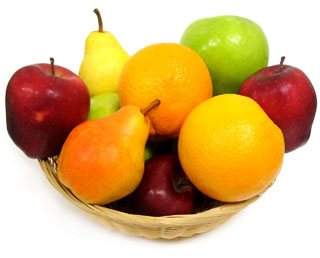
#> input picture images/fruit.png, 320 x 258 px
$ python 02_color_planes.py   (Python 2 division)
#> lines starting #> are read from the running program, lines starting #| are printed output that depends on the picture
###############################################################################
#      BASICS 0.2: Examining color planes and how OpenCV handles them         #
#                               by: Todd Farr                                 #
###############################################################################

# imports
import numpy as np
import cv2
import matplotlib.pyplot as plt
from matplotlib import gridspec

# read and display the image as a reference
img = cv2.imread('images/fruit.png')
#> img is the input picture: shape (258, 320, 3); mean B, G, R 119.7, 178.6, 216.9
cv2.imshow('Fruit Image', img)
cv2.waitKey(0)
cv2.destroyAllWindows()

###################################################### UNDERSTANDING IMAGE SHAPE
# Because the image has been loaded in color it's size (shape) is 3 numbers
# height (# of rows), width (# of cols) and finally color planes (BGR)
height, width, channels = img.shape[:3]
#> height = 258; width = 320; channels = 3
print 'Image height: {}, Width: {}, # of channels: {}'.format(height, width, channels)
#| Image height: 258, Width: 320, # of channels: 3


#################################################### SHOW DIFFERENT COLOR PLANES
# Remember openCV reads as BGR mode, therefore channel 0 is blue, channel 1 is
# green and channel 2 is red
fruit_blues = img[:, :, 0]
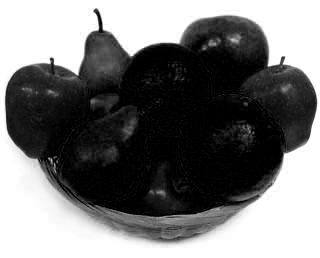
#> fruit_blues: shape (258, 320); min 0, max 255, mean 119.7
fruit_greens = img[:, :, 1]
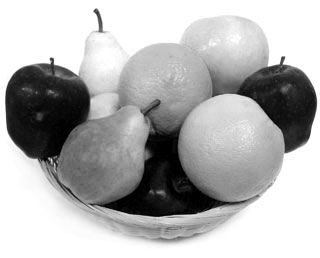
#> fruit_greens: shape (258, 320); min 0, max 255, mean 178.6
fruit_reds = img[:, :, 2]
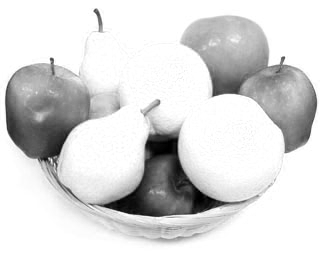
#> fruit_reds: shape (258, 320); min 0, max 255, mean 216.9

# show blue, green and red image planes for the fruit image using imshow()
cv2.imshow('Fruit Blues', fruit_blues)
cv2.imshow('Fruit Greens', fruit_greens)
cv2.imshow('Fruit Reds', fruit_reds)
cv2.waitKey(0)
cv2.destroyAllWindows()


#################################### EXAMINE COLOR PLANE VALUES FOR A SINGLE ROW
# plot values for each color plane on a specific row
fig = plt.figure(figsize=(10, 4))
gs = gridspec.GridSpec(1, 2, width_ratios=[1, 1])

# original image
ax0 = plt.subplot(gs[0])
ax0.imshow(cv2.cvtColor(img, cv2.COLOR_BGR2RGB)) # need to convert BGR to RGB
ax0.axhline(50, color='black') # show the row being used
ax0.axvline(100, color='k'), ax0.axvline(225, color='k') # ref lines

# image slice
ax1 = plt.subplot(gs[1])
ax1.plot(fruit_blues[49, :], color='blue')
ax1.plot(fruit_greens[49, :], color='green')
ax1.plot(fruit_reds[49, :], color='red')
ax1.axvline(100, color='k', linewidth=2), ax1.axvline(225, color='k', linewidth=2)

plt.suptitle('Examining Color Plane Values for a Single Row.')
plt.show()
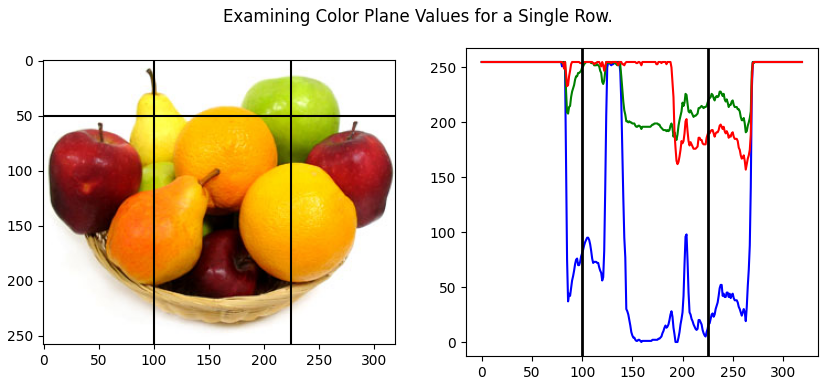
#> figure drawn by matplotlib, 2 panels; panel 2: curve peaks at x = 0, y = 255; panel 2: curve peaks at x = 0, y = 255; panel 2: curve peaks at x = 0, y = 255

$ run again, with images/bicycle.png copied over images/fruit.png
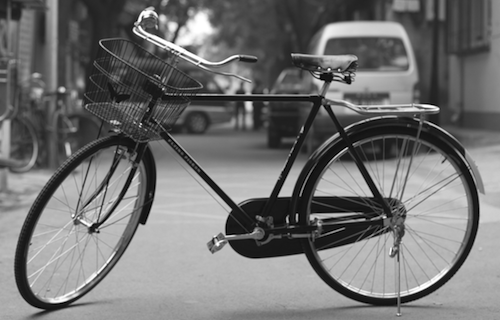
#> input picture images/bicycle.png, 500 x 320 px
#> img is the input picture: shape (320, 500, 3); min 0, max 255, mean 114.2
#| Image height: 320, Width: 500, # of channels: 3
#> `plt.show()`:
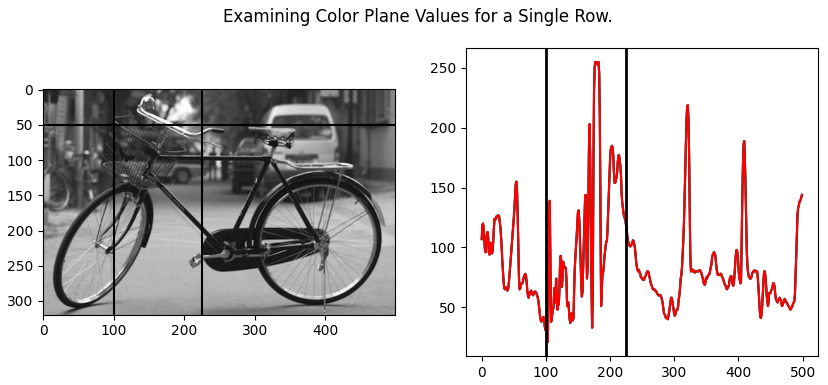
#> figure drawn by matplotlib, 2 panels; panel 2: curve peaks at x = 177, y = 255; panel 2: curve peaks at x = 177, y = 255; panel 2: curve peaks at x = 177, y = 255
